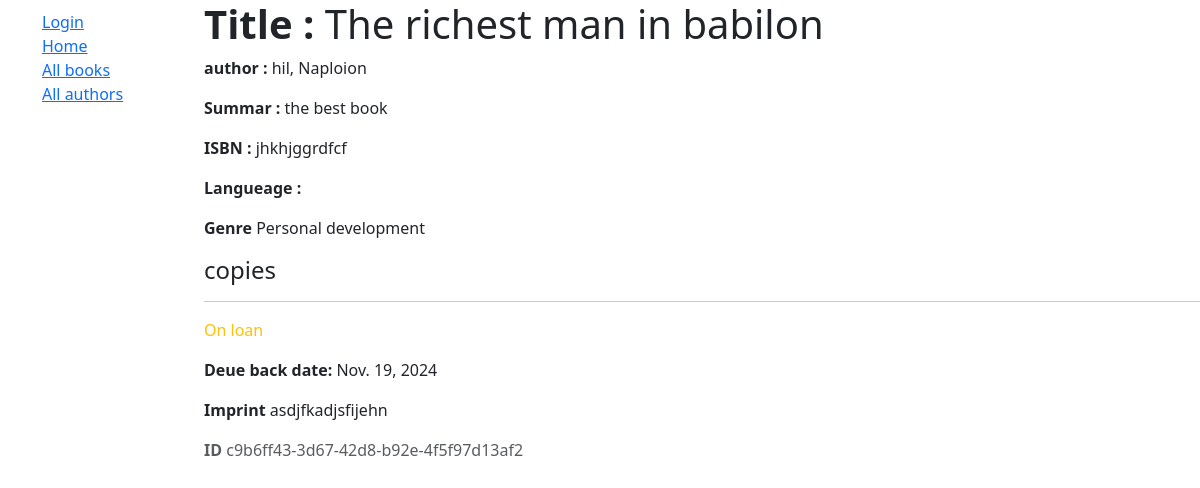
/catalogue/books/2, run on an earlier commit of the app's database.
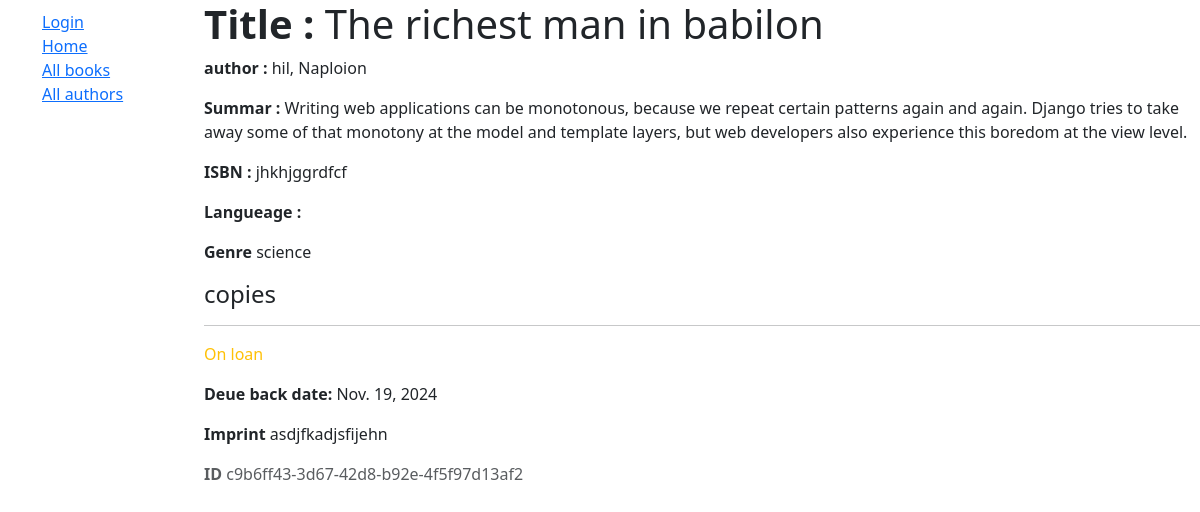
And on a later commit of the database.
### catalogues/models.py (models this page shows, shortened)
class Book(models.Model):
    title = models.CharField(max_length=200)
    languege = models.ForeignKey(Languege, on_delete=models.CASCADE)
    author = models.ForeignKey('Author', on_delete=models.RESTRICT, null=True)
    summary = models.TextField(
        max_length=1000, help_text="Enter a brief description of the book")
    isbn = models.CharField('ISBN', max_length=13,
                            unique=True,
                            help_text='13 Character <a href="https://www.isbn-international.org/content/what-isbn'
                                      '">ISBN number</a>')
    genre = models.ManyToManyField(
        Genre, help_text="Select a genre for this book")
    def display_genre(self):
        """Create a string for the Genre. This is required to display genre in Admin."""
        return ', '.join(genre.name for genre in self.genre.all()[:3])
    display_genre.short_description = 'Genre'

class Genre(models.Model):
    name = models.CharField(
        max_length=200,
        unique=True,
        help_text="Enter a book genre (e.g. Science Fiction, French Poetry etc.)"
    )
    def __str__(self):
        return self.name
    class Meta:
        constraints = [
            UniqueConstraint(
                Lower('name'),
                name='genre_name_case_insensitive_unique',
                violation_error_message = "Genre already exists (case insensitive match)"
            ),
        ]

class Author(models.Model):
    first_name = models.CharField(max_length=100)
    last_name = models.CharField(max_length=100)
    date_of_birth = models.DateField(null=True, blank=True)
    date_of_death = models.DateField('Died', null=True, blank=True)
    class Meta:
        ordering = ['last_name', 'first_name']
    def __str__(self):
        return f'{self.last_name}, {self.first_name}'

### catalogues/views.py (the view)
# urls.py: path('books/<int:pk>', BookDetail.as_view(), name='book-detail'),
class BookDetail(generic.DetailView):
    model = Book
    context_object_name='book'
    template_name = 'catalogues/book_detail.html'
    def get_context_data(self, **kwargs):
        context = super(BookDetail, self).get_context_data(**kwargs)
        context['additional data'] = 'This is an additional data about the book model'
        return context

### templates/catalogues/book_detail.html
{% extends 'catalogues/base.html' %}
{% block content %}
<h1> <strong>Title : </strong>{{ book.title }}</h1>
<p> <strong> author :</strong> {{ book.author }} </p>
<p>  <strong>Summar :</strong>  {{ book.summary }}</p>
<p><strong> ISBN : </strong> {{ book.isbn }} </p>
<p><strong> Langueage :</strong> {{ book.language }} </p>
<p><strong> Genre </strong> {{ book.genre.all|join:',' }} </p>
<div>
    <h4>
        copies
    </h4>
    {% for copy in book.bookinstance_set.all %}
    <hr>
    <p class="{% if copy.status == 'a' %}text-success {% elif copy.status == 'o'%}text-warning {% else %}text-danger {% endif %}">{{ copy.get_status_display }}</p>
    {% if copy.status != 'a' %}
    <p> <strong> Deue back date: </strong>{{ copy.due_back }}</p>
    {% endif %}
    <p><strong> Imprint </strong>{{ copy.imprint }}</p>
    <p class="text-muted"><strong>ID </strong>{{ copy.id }}</p>
    {% endfor %}
</div>
{% endblock %}

What changed in the data, as far as the page shows it:
changed Book "jhkhjggrdfcf": summary "the best book" → "Writing web applications can be monotonous, because we repeat certain patterns again and again. Django tries to take away some of that monotony at the model and template layers, but web developers also experience this boredom at the view level."; genre.all "Personal development" → "science"
